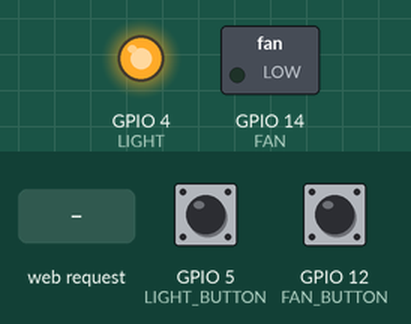
Simulated run of this sketch. Board: ESP8266 (NodeMCU). Parts: switched loads named in the sketch (green lamp = pin HIGH), output pins drawn as LEDs (lit = HIGH). Dashed ring = blinking. The test bench sets the inputs (shaded band); at power-on: GPIO 5 (LIGHT_BUTTON) LOW, GPIO 12 (FAN_BUTTON) LOW. WiFi joins after 1.5 s; servers stay silent unless stated; what the sketch prints to the serial monitor is not drawn.

Above: at 2.1 s.
2.8 s: GPIO 5 (LIGHT_BUTTON) pulled HIGH for 1 s
At 4.51 s:
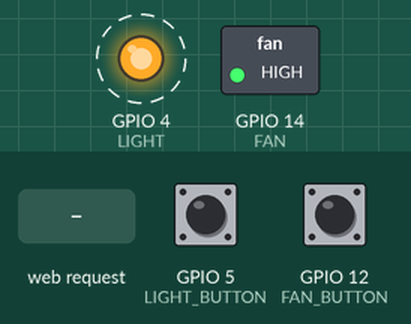
6.2 s: HTTP request GET /input received
At 7.31 s:
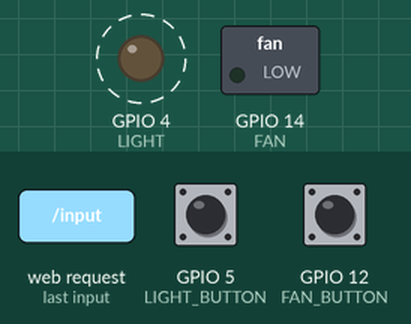
9.2 s: GPIO 5 (LIGHT_BUTTON) pulled HIGH for 3.2 s
At 13.8 s:
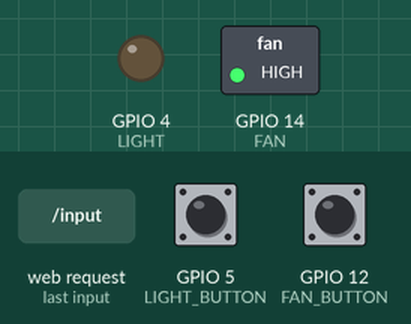
13.9 s: GPIO 5 (LIGHT_BUTTON) pulled HIGH for 0.15 s
At 14.53 s:
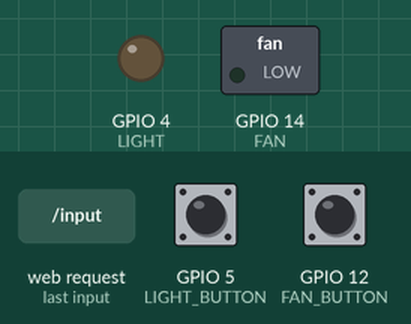
Timing chart, 0 to 18.0 s (numbered marks = the images above; inputs shaded):
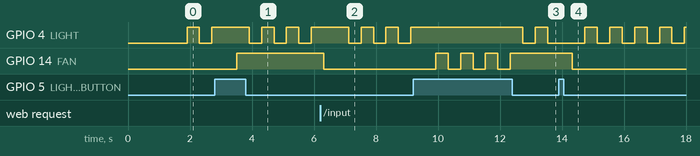

The sketch:

alarm.ino
```cpp
#include <ESP8266WiFi.h>
#include <WiFiClient.h>
#include <ESP8266WebServer.h>
#include <string.h>

const char *ssid = "Frontier1312";
const char *password = "2891547465";

ESP8266WebServer server(80);

int alarmHour, alarmMin, state = 0, timeCounter = 0, threshold = 400;

#define LIGHT 4
#define LIGHT_BUTTON 5
#define FAN 14
#define FAN_BUTTON 12

void setup() {
    Serial.begin(115200);
    setWifi();
    setOn();
    server.begin();

    pinMode(LIGHT, OUTPUT);
    pinMode(LIGHT_BUTTON, INPUT);
    pinMode(FAN, OUTPUT);
    pinMode(FAN_BUTTON, INPUT);
}

void loop() {
    server.handleClient();
    checkState(LIGHT_BUTTON, LIGHT);
    checkState(FAN_BUTTON, FAN);
}


void setWifi(){
    WiFi.begin(ssid, password);
    while (WiFi.status() != WL_CONNECTED) {
        delay(500);
        Serial.print(".");
    }
    Serial.println(WiFi.localIP());
}

void setOn(){
    server.on ("/", handleRoot);
    server.on ("/input", [](){
        String rawAlarm = server.arg("input");
        Serial.print("Alarm set for: ");

        String rawHour = "";
        rawHour += rawAlarm[0];
        rawHour += rawAlarm[1];
        alarmHour = rawHour.toInt();

        String rawMinute = "";
        rawMinute += rawAlarm[3];
        rawMinute += rawAlarm[4];
        alarmMin = rawMinute.toInt();

        Serial.print(alarmHour);
        Serial.print(":");
        Serial.println(alarmMin);
        handleRoot();
    });

    server.on("/toggleLight", []() {
        toggle(LIGHT);
        handleRoot();
    });
    server.on("/toggleFan", []() {
        toggle(FAN);
        handleRoot();
    });
}

void handleRoot() {
    String mainpage = "";
    mainpage += "<!DOCTYPE html>";
    mainpage += "<html>";
    mainpage += "<head>";
    mainpage += "<h1 id=\"header\">Jerome's Fan and Lights</h1>";
    mainpage += "</head>";
    mainpage += "<body>";
    mainpage += "<button type=\"button\" class=\"button\" onclick=\"location.href='/toggleLight';\">Lights</button>";
    mainpage += "<button type=\"button\" class=\"button\" onclick=\"location.href='/toggleFan';\">Fan</button>";
    mainpage += "<form action=\"input\">";
    mainpage += "<br>Set Wake Up Time<br>";
    mainpage += "<input type=\"time\" name=\"input\">";
    mainpage += "<input type=\"submit\" value=\"Set Alarm\">";
    mainpage += "</form>";
    mainpage += "</body>";
    mainpage += "</html>";

    mainpage += "<style>";
    mainpage += ".button {";
    mainpage += "border-radius: 8px;";
    mainpage += "border: none;";
    mainpage += "background-color: #1a73e8;";
    mainpage += "padding: 15px 32px;";
    mainpage += "margin: 2px 6px;";
    mainpage += "cursor: pointer;";
    mainpage += "text-align: center;";
    mainpage += "font-size: 18px;";
    mainpage += "color: black;";
    mainpage += "width: 100%;";
    mainpage += "}";

    mainpage += "body{";
    mainpage += "background-color: rgba(0, 0, 0, 0.1);";
    mainpage += "color:black;";
    mainpage += "}";
    mainpage += "h1 {";
    mainpage += "color:black;";
    mainpage += "text-align:center;";
    mainpage += "}";
    mainpage += "@media (prefers-color-scheme: dark) {";
    mainpage += ".button{";
    mainpage += "color: white;";
    mainpage += "}";
    mainpage += "body{";
    mainpage += "background-color: rgba(0, 0, 0, 0.85);";
    mainpage += "color:white;";
    mainpage += "}";
    mainpage += "h1 {";
    mainpage += "color:white;";
    mainpage += "}";
    mainpage += "}";
    mainpage += "</style>";

    server.send(200, "text/html", mainpage);
}

void checkState(int checkPin, int togglePin){
    if(digitalRead(checkPin) == 0 && (millis() - timeCounter) > threshold){
        toggle(togglePin);
        timeCounter = millis();
    }
}

void toggle(int togglePin){
    if(state == 1){
        digitalWrite(togglePin, HIGH);
        state = 0;
    }
    else{
        digitalWrite(togglePin, LOW);
        state = 1;
    }
}
```

Measured:
- after the input at 2.8 s, GPIO 14 (FAN): LOW → HIGH after 0.71 s
- after the input at 6.2 s, GPIO 14 (FAN): HIGH → LOW after 0.12 s
- after the input at 9.2 s, GPIO 14 (FAN): alternates HIGH for 0.40 s and LOW for 0.40 s, 7 changes in all, then stays HIGH, starting after 0.73 s
- after the input at 13.9 s, GPIO 14 (FAN): HIGH → LOW after 0.44 s
